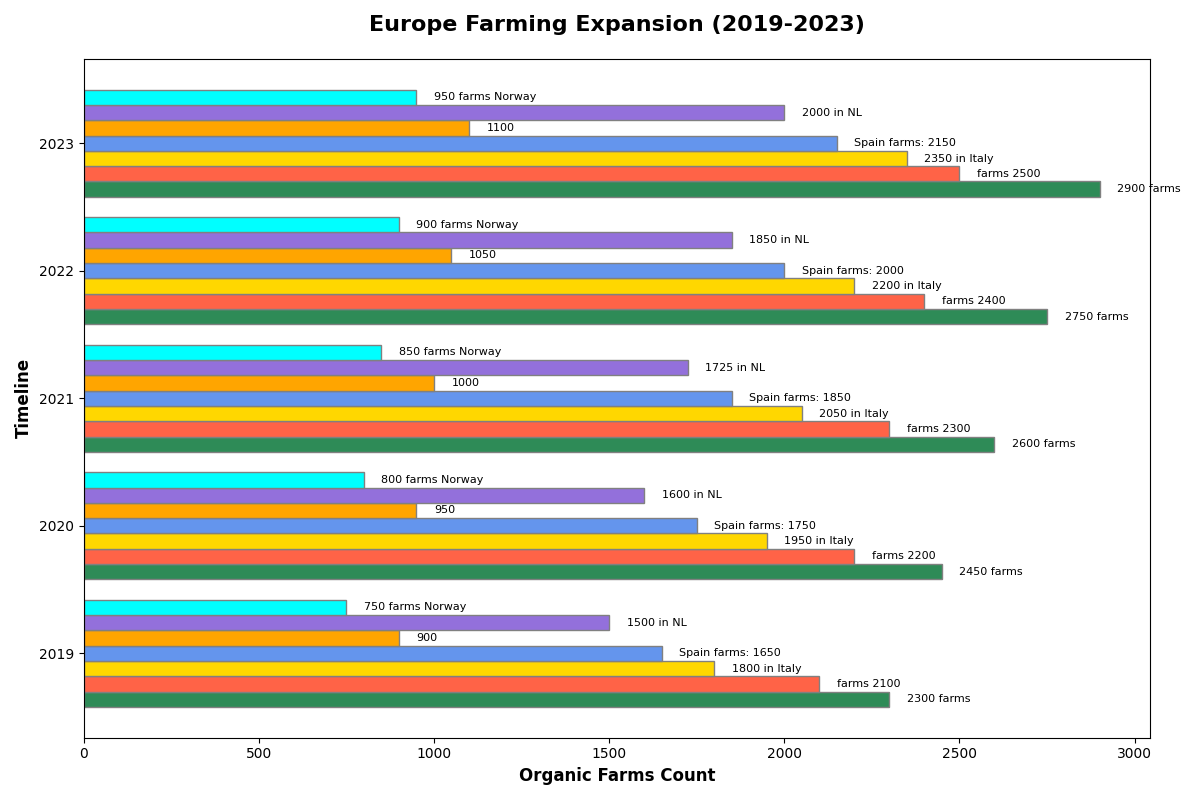

This figure's Python source:
import matplotlib.pyplot as plt
import numpy as np

countries = ['Germany', 'France', 'Italy', 'Spain', 'Sweden', 'Netherlands', 'Norway']
years = np.array([2019, 2020, 2021, 2022, 2023])
germany_farms = np.array([2300, 2450, 2600, 2750, 2900])
france_farms = np.array([2100, 2200, 2300, 2400, 2500])
italy_farms = np.array([1800, 1950, 2050, 2200, 2350])
spain_farms = np.array([1650, 1750, 1850, 2000, 2150])
sweden_farms = np.array([900, 950, 1000, 1050, 1100])
netherlands_farms = np.array([1500, 1600, 1725, 1850, 2000])
norway_farms = np.array([750, 800, 850, 900, 950])

bar_height = 0.12
positions = np.arange(len(years))

fig, ax = plt.subplots(figsize=(12, 8))

ax.barh(positions, germany_farms, height=bar_height, color='seagreen', edgecolor='grey')
ax.barh(positions + bar_height, france_farms, height=bar_height, color='tomato', edgecolor='grey')
ax.barh(positions + 2 * bar_height, italy_farms, height=bar_height, color='gold', edgecolor='grey')
ax.barh(positions + 3 * bar_height, spain_farms, height=bar_height, color='cornflowerblue', edgecolor='grey')
ax.barh(positions + 4 * bar_height, sweden_farms, height=bar_height, color='orange', edgecolor='grey')
ax.barh(positions + 5 * bar_height, netherlands_farms, height=bar_height, color='mediumpurple', edgecolor='grey')
ax.barh(positions + 6 * bar_height, norway_farms, height=bar_height, color='cyan', edgecolor='grey')

for i in range(len(years)):
    ax.text(germany_farms[i] + 50, i, f'{germany_farms[i]} farms', va='center', ha='left', color='black', fontsize=8)
    ax.text(france_farms[i] + 50, i + bar_height, f'farms {france_farms[i]}', va='center', ha='left', color='black', fontsize=8)
    ax.text(italy_farms[i] + 50, i + 2 * bar_height, f'{italy_farms[i]} in Italy', va='center', ha='left', color='black', fontsize=8)
    ax.text(spain_farms[i] + 50, i + 3 * bar_height, f'Spain farms: {spain_farms[i]}', va='center', ha='left', color='black', fontsize=8)
    ax.text(sweden_farms[i] + 50, i + 4 * bar_height, f'{sweden_farms[i]}', va='center', ha='left', color='black', fontsize=8)
    ax.text(netherlands_farms[i] + 50, i + 5 * bar_height, f'{netherlands_farms[i]} in NL', va='center', ha='left', color='black', fontsize=8)
    ax.text(norway_farms[i] + 50, i + 6 * bar_height, f'{norway_farms[i]} farms Norway', va='center', ha='left', color='black', fontsize=8)

ax.set_ylabel('Timeline', fontsize=12, fontweight='bold')
ax.set_xlabel('Organic Farms Count', fontsize=12, fontweight='bold')
ax.set_title('Europe Farming Expansion (2019-2023)', fontsize=16, fontweight='bold', pad=20)

ax.set_yticks(positions + 3 * bar_height)
ax.set_yticklabels(years)

plt.tight_layout()
plt.show()
